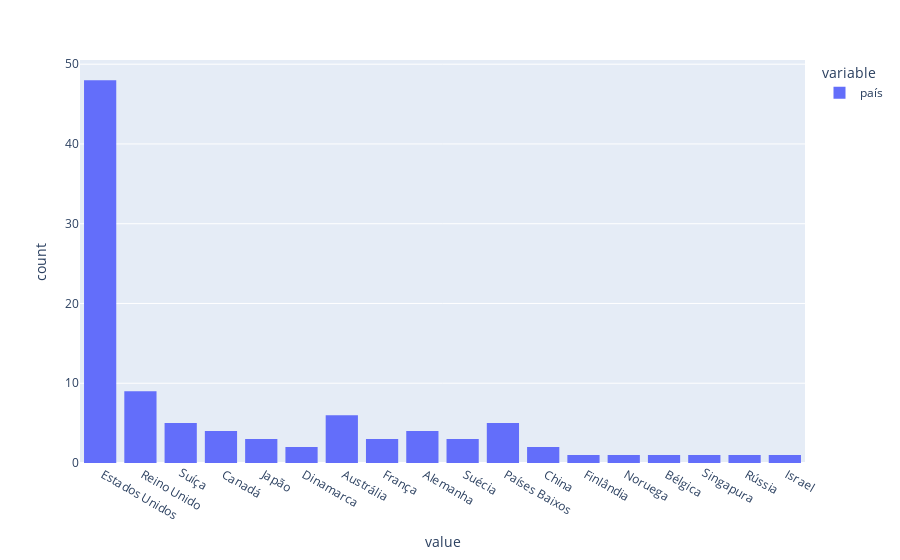

Notebook code for this chart:
### Code cell
px.histogram(universidades.país)

### Figure 1 — Plotly figure (JSON) as saved in the notebook; plotly's stock layout.template omitted (floating-point values rounded to 4 significant figures)
{"data": [{"alignmentgroup": "True", "bingroup": "x", "hovertemplate": "variable=país<br>value=%{x}<br>count=%{y}<extra></extra>", "legendgroup": "país", "marker": {"color": "#636efa", "pattern": {"shape": ""}}, "name": "país", "offsetgroup": "país", "orientation": "v", "showlegend": true, "type": "histogram", "x": [" Estados Unidos", " Estados Unidos", " Reino Unido", " Estados Unidos", " Estados Unidos", " Estados Unidos", " Reino Unido", " Estados Unidos", " Estados Unidos", " Estados Unidos", " Estados Unidos", " Estados Unidos", " Estados Unidos", " Estados Unidos", " Estados Unidos", " Reino Unido", " Estados Unidos", " Estados Unidos", "Suíça", " Estados Unidos", " Estados Unidos", " Estados Unidos", " Canadá", " Japão", " Estados Unidos", " Estados Unidos", " Reino Unido", " Estados Unidos", " Estados Unidos", " Dinamarca", " Canadá", " Reino Unido", " Estados Unidos", " Estados Unidos", " Japão", " Estados Unidos", " Estados Unidos", " Reino Unido", " Austrália", " França", " França", " Alemanha", " Estados Unidos", " Suécia", " Estados Unidos", " Reino Unido", " Países Baixos", " Estados Unidos", " China", " Alemanha", " Estados Unidos", " Estados Unidos", " Estados Unidos", " Estados Unidos", " Austrália", " Finlândia", " Alemanha", "Suíça", " Países Baixos", "Suíça", " Reino Unido", " Noruega", " Suécia", " Estados Unidos", " Dinamarca", " Canadá", " Canadá", " Estados Unidos", " França", " Países Baixos", " Estados Unidos", " China", " Países Baixos", " Estados Unidos", " Suécia", "Suíça", " Estados Unidos", " Austrália", " Estados Unidos", " Estados Unidos", " Estados Unidos", " Estados Unidos", " Austrália", " Japão", " Estados Unidos", " Estados Unidos", " Estados Unidos", " Países Baixos", " Estados Unidos", " Bélgica", " Austrália", "Singapura", " Rússia", " Israel", "Suíça", " Alemanha", " Austrália", " Estados Unidos", " Reino Unido", " Estados Unidos"], "xaxis": "x", "yaxis": "y"}], "layout": {"barmode": "relative", "legend": {"title": {"text": "variable"}, "tracegroupgap": 0}, "margin": {"t": 60}, "xaxis": {"anchor": "y", "domain": [0, 1], "title": {"text": "value"}}, "yaxis": {"anchor": "x", "domain": [0, 1], "title": {"text": "count"}}}}
